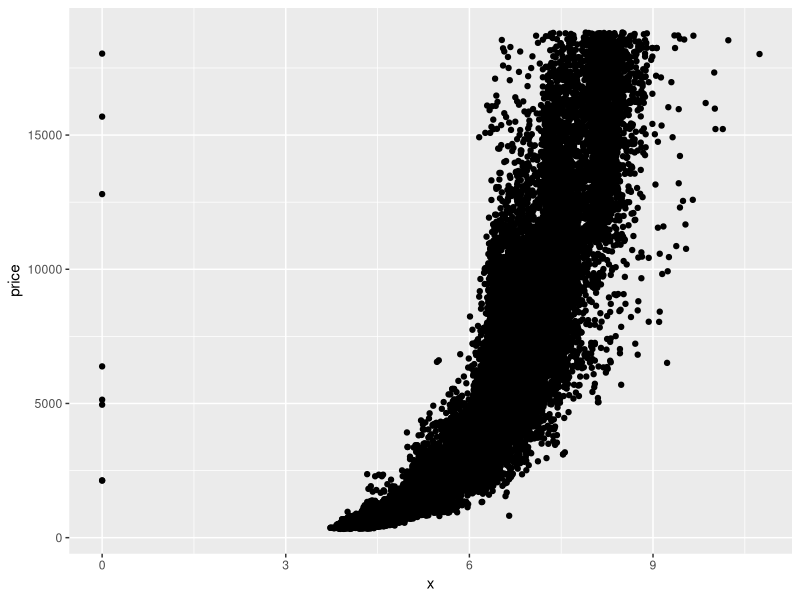

The R source for this figure:
## ---- chunk 1
getwd()
## ---- chunk 2
library(ggplot2)
data("diamonds")
names(diamonds)
## ---- chunk 3
ggplot ( aes(x,price), data=diamonds)+geom_point()
## ---- chunk 4

cor.test(diamonds$x,diamonds$price)
## ---- chunk 5
cor.test(diamonds$y,diamonds$price)
## ---- chunk 6
cor.test(diamonds$z,diamonds$price)





